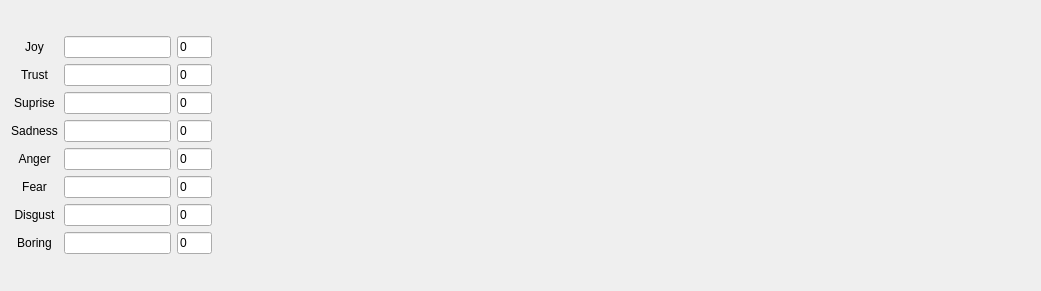
   <widget class="QWidget" name="horizontalLayoutWidget_5">
    <property name="geometry">
     <rect>
      <x>230</x>
      <y>50</y>
      <width>1041</width>
      <height>291</height>
     </rect>
    </property>
    <layout class="QHBoxLayout" name="horizontalLayout_6" stretch="1,2,2">
     <item>
      <layout class="QVBoxLayout" name="verticalLayout_9" stretch="8">
       <property name="sizeConstraint">
        <enum>QLayout::SetDefaultConstraint</enum>
       </property>
       <item>
        <layout class="QGridLayout" name="gridLayout_2" columnstretch="1,3,1" columnminimumwidth="0,0,0">
         <property name="sizeConstraint">
          <enum>QLayout::SetMinimumSize</enum>
         </property>
         <item row="1" column="2">
          <widget class="QLineEdit" name="lineEdit_emotion2">
           <property name="text">
            <string>0</string>
           </property>
          </widget>
         </item>
         <item row="5" column="2">
          <widget class="QLineEdit" name="lineEdit_emotion6">
           <property name="text">
            <string>0</string>
           </property>
          </widget>
         </item>
         <item row="3" column="0">
          <widget class="QLabel" name="label_8">
           <property name="text">
            <string>Sadness</string>
           </property>
           <property name="alignment">
            <set>Qt::AlignCenter</set>
           </property>
          </widget>
         </item>
         <item row="7" column="1">
          <widget class="QProgressBar" name="progressBar_emotion8">
           <property name="styleSheet">
            <string notr="true">QProgressBar::chunk{background:green}</string>
           </property>
           <property name="value">
            <number>0</number>
           </property>
           <property name="textVisible">
            <bool>false</bool>
           </property>
          </widget>
         </item>
         <item row="7" column="2">
          <widget class="QLineEdit" name="lineEdit_emotion8">
           <property name="text">
            <string>0</string>
           </property>
          </widget>
         </item>
         <item row="0" column="2">
          <widget class="QLineEdit" name="lineEdit_emotion1">
           <property name="text">
            <string>0</string>
           </property>
          </widget>
         </item>
         <item row="4" column="0">
          <widget class="QLabel" name="label_9">
           <property name="contextMenuPolicy">
            <enum>Qt::ActionsContextMenu</enum>
           </property>
           <property name="text">
            <string>Anger</string>
           </property>
           <property name="alignment">
            <set>Qt::AlignCenter</set>
           </property>
          </widget>
         </item>
         <item row="7" column="0">
          <widget class="QLabel" name="label_12">
           <property name="contextMenuPolicy">
            <enum>Qt::ActionsContextMenu</enum>
           </property>
           <property name="text">
            <string>Boring</string>
           </property>
           <property name="alignment">
            <set>Qt::AlignCenter</set>
           </property>
          </widget>
         </item>
         <item row="1" column="1">
          <widget class="QProgressBar" name="progressBar_emotion2">
           <property name="styleSheet">
            <string notr="true">QProgressBar::chunk{background:green}</string>
           </property>
           <property name="value">
            <number>0</number>
           </property>
           <property name="textVisible">
            <bool>false</bool>
           </property>
          </widget>
         </item>
         <item row="4" column="2">
          <widget class="QLineEdit" name="lineEdit_emotion5">
           <property name="text">
            <string>0</string>
           </property>
          </widget>
         </item>
         <item row="6" column="2">
          <widget class="QLineEdit" name="lineEdit_emotion7">
           <property name="text">
            <string>0</string>
           </property>
          </widget>
         </item>
         <item row="0" column="1">
          <widget class="QProgressBar" name="progressBar_emotion1">
           <property name="styleSheet">
            <string notr="true">QProgressBar::chunk{background:green}</string>
           </property>
           <property name="value">
            <number>0</number>
           </property>
           <property name="textVisible">
            <bool>false</bool>
           </property>
          </widget>
         </item>
         <item row="2" column="2">
          <widget class="QLineEdit" name="lineEdit_emotion3">
           <property name="text">
            <string>0</string>
           </property>
          </widget>
         </item>
         <item row="0" column="0">
          <widget class="QLabel" name="label_5">
           <property name="text">
            <string>Joy</string>
           </property>
           <property name="alignment">
            <set>Qt::AlignCenter</set>
           </property>
          </widget>
         </item>
         <item row="3" column="2">
          <widget class="QLineEdit" name="lineEdit_emotion4">
           <property name="text">
            <string>0</string>
           </property>
          </widget>
         </item>
         <item row="3" column="1">
          <widget class="QProgressBar" name="progressBar_emotion4">
           <property name="styleSheet">
            <string notr="true">QProgressBar::chunk{background:green}</string>
           </property>
           <property name="value">
            <number>0</number>
           </property>
           <property name="textVisible">
            <bool>false</bool>
           </property>
          </widget>
         </item>
         <item row="2" column="1">
          <widget class="QProgressBar" name="progressBar_emotion3">
           <property name="styleSheet">
            <string notr="true">QProgressBar::chunk{background:green}</string>
           </property>
           <property name="value">
            <number>0</number>
           </property>
           <property name="textVisible">
            <bool>false</bool>
           </property>
          </widget>
         </item>
         <item row="6" column="0">
          <widget class="QLabel" name="label_11">
           <property name="contextMenuPolicy">
            <enum>Qt::ActionsContextMenu</enum>
           </property>
           <property name="text">
            <string>Disgust</string>
           </property>
           <property name="alignment">
            <set>Qt::AlignCenter</set>
           </property>
          </widget>
         </item>
         <item row="1" column="0">
          <widget class="QLabel" name="label_6">
           <property name="text">
            <string>Trust</string>
           </property>
           <property name="alignment">
            <set>Qt::AlignCenter</set>
           </property>
          </widget>
         </item>
         <item row="2" column="0">
          <widget class="QLabel" name="label_7">
           <property name="text">
            <string>Suprise</string>
           </property>
           <property name="alignment">
            <set>Qt::AlignCenter</set>
           </property>
          </widget>
         </item>
         <item row="5" column="0">
          <widget class="QLabel" name="label_10">
           <property name="contextMenuPolicy">
            <enum>Qt::ActionsContextMenu</enum>
           </property>
           <property name="text">
            <string>Fear</string>
           </property>
           <property name="alignment">
            <set>Qt::AlignCenter</set>
           </property>
          </widget>
         </item>
         <item row="6" column="1">
          <widget class="QProgressBar" name="progressBar_emotion7">
           <property name="styleSheet">
            <string notr="true">QProgressBar::chunk{background:green}</string>
           </property>
           <property name="value">
            <number>0</number>
           </property>
           <property name="textVisible">
            <bool>false</bool>
           </property>
          </widget>
         </item>
         <item row="5" column="1">
          <widget class="QProgressBar" name="progressBar_emotion6">
           <property name="styleSheet">
            <string notr="true">QProgressBar::chunk{background:green}</string>
           </property>
           <property name="value">
            <number>0</number>
           </property>
           <property name="textVisible">
            <bool>false</bool>
           </property>
          </widget>
         </item>
         <item row="4" column="1">
          <widget class="QProgressBar" name="progressBar_emotion5">
           <property name="styleSheet">
            <string notr="true">QProgressBar::chunk{background:green}</string>
           </property>
           <property name="value">
            <number>0</number>
           </property>
           <property name="textVisible">
            <bool>false</bool>
           </property>
          </widget>
         </item>
        </layout>
       </item>
      </layout>
     </item>
     <item>
      <widget class="QLabel" name="label_emotion_image">
       <property name="minimumSize">
        <size>
         <width>200</width>
         <height>200</height>
        </size>
       </property>
       <property name="text">
        <string/>
       </property>
       <property name="pixmap">
        <pixmap resource="../resources/images.qrc">:/images/emotion.png</pixmap>
       </property>
       <property name="alignment">
        <set>Qt::AlignCenter</set>
       </property>
      </widget>
     </item>
     <item>
      <widget class="QLabel" name="label_emotion_express">
       <property name="minimumSize">
        <size>
         <width>200</width>
         <height>200</height>
        </size>
       </property>
       <property name="locale">
        <locale language="Chinese" country="China"/>
       </property>
       <property name="text">
        <string/>
       </property>
       <property name="pixmap">
        <pixmap resource="../resources/images.qrc">:/images/emotion.png</pixmap>
       </property>
       <property name="alignment">
        <set>Qt::AlignCenter</set>
       </property>
      </widget>
     </item>
    </layout>
   </widget>
